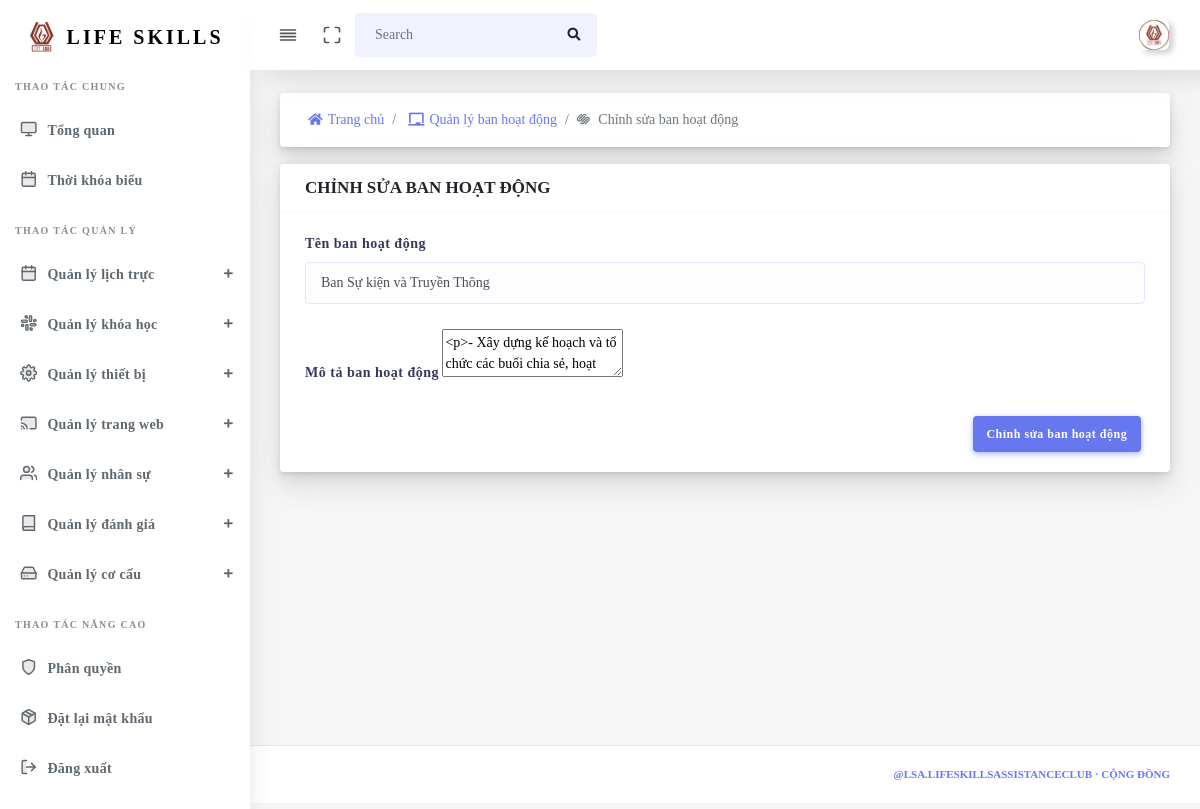
/Admin/updateTeam&id=3 (signed in), run on an earlier commit of the app's database.
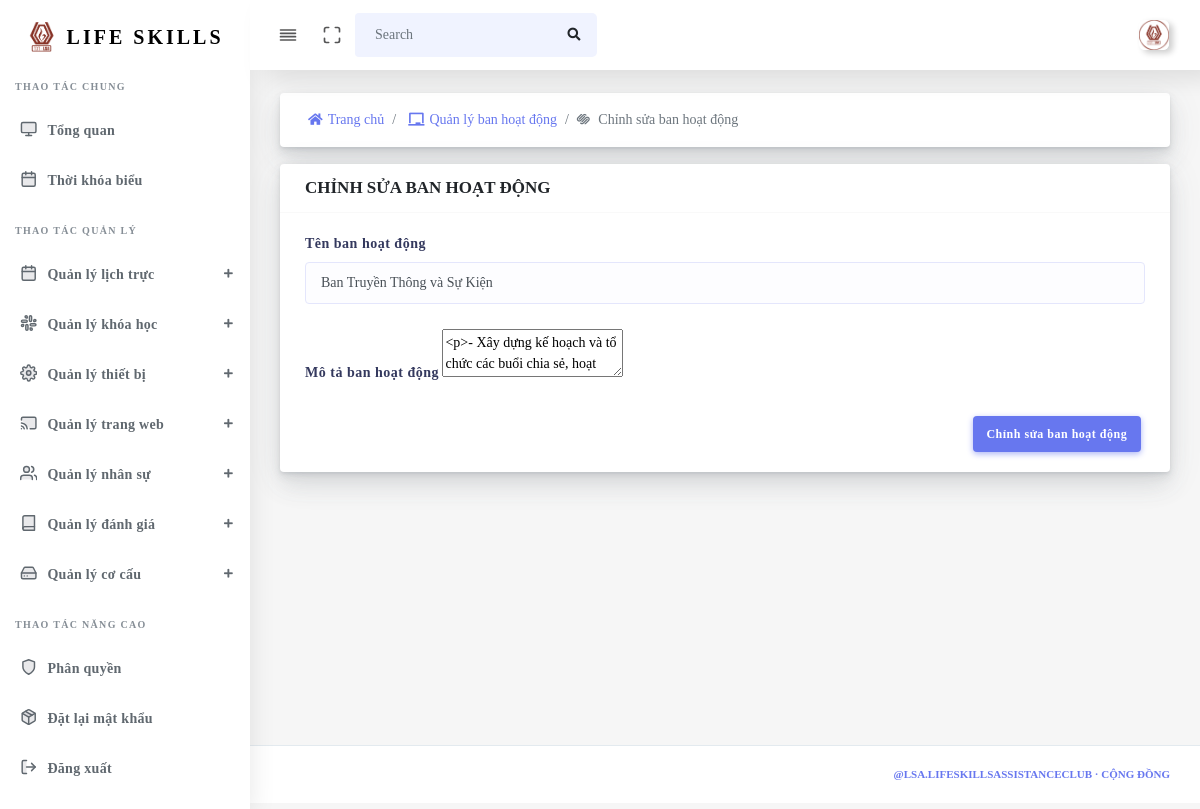
And on a later commit of the database.
### tables this page shows
CREATE TABLE `tbl_team` (
  `id_team` int(255) NOT NULL,
  `name` varchar(255) NOT NULL,
  `description` text NOT NULL
);

### source/views/admin/layout.php (called while the page is built)
<?php
$filepath = realpath(dirname(__FILE__));
require_once($filepath . '/partials/header.php');
require_once($filepath . '/partials/sidebar.php');
require_once($filepath . '/pages/' . $data['page'] . '.php');
require_once($filepath . '/partials/footer.php');
?>

### source/core/Controller.php (called while the page is built, shortened)
<?php
class Controller
{
    public function viewAdmin($view, $data = [])
    {
        require_once(realpath(dirname(__FILE__)) . '/../views/admin/' . $view . '.php');
    }
}
?>

### source/controllers/Admin.php (called while the page is built, shortened)
<?php
class Admin extends Controller
{
  private $Team;
  function __construct()
  {
    $this->Team             = $this->model("Team");
  }
  public function updateTeam()
  {
    $Notification     = [];
    $id_team          = $_GET['id'];
    $this->viewAdmin("layout", [
      "page"          => "organization/team/edit",
      "ListTeamId"    =>  $this->Team->getTeamId($id_team),
      "Notification"  =>  $Notification,
    ]);
  }
}

### source/core/App.php (called while the page is built, shortened)
<?php
class App
{
    protected $action       = "Index";
    function __construct()
    {
        $arr        = $this->UrlProcess();
        $filepath   = realpath(dirname(__FILE__));
        if (isset($arr[0])) {
            if (file_exists($filepath . '/../controllers/' . $arr[0] . '.php')) {
                if ($arr[0] == "Admin") {
                    $this->action = "Home";
                }
                unset($arr[0]);
            }
        }
        $this->controller = new $this->controller;
        if (isset($arr[1])) {
            if (method_exists($this->controller, $arr[1])) {
                $this->action = $arr[1];
            }
            unset($arr[1]);
        }
        $this->params = $arr ? array_values($arr) : [];
        call_user_func_array([$this->controller, $this->action], $this->params);
    }
    function UrlProcess()
    {
        if (isset($_GET["url"])) return explode("/", filter_var(trim($_GET["url"], "/")));
    }
}
?>

### index.php (called while the page is built, shortened)
<?php
$myApp = new App();
?>

### source/core/lib/database.php (called while the page is built, shortened)
<?php
class Database
{
  protected $host   = DB_HOST;
  protected $user   = DB_USER;
  protected $pass   = DB_PASS;
  protected $dbname = DB_NAME;
  public $link;
  private function connectDB()
  {
    $this->link = new mysqli(
      $this->host,
      $this->user,
      $this->pass,
      $this->dbname
    );
  }
  public function select($query)
  {
    $result = $this->link->query($query) or
      die($this->link->error . __LINE__);
    if ($result->num_rows > 0) {
      return $result;
    } else {
      return false;
    }
  }
}

### source/models/Team.php (called while the page is built, shortened)
<?php
class Team
{
  private $db;
  public function __construct()
  {
    $this->db = new Database();
  }
  public function getTeamId($id_team)
  {
    $query  = "SELECT * FROM tbl_team WHERE id_team = '$id_team'";
    $result = $this->db->select($query);
    return $result;
  }
}

### source/views/admin/pages/organization/team/edit.php (the view, shortened to what this page needs)
<div class="main-content">
  <section class="section mb-3">
    <div class="section-body">
      <div class="row">
        <div class="col-md-12">
          <div class="card mb-2">
            <div class="card-body p-2">
              <nav aria-label="breadcrumb m-0">
                <ol class="breadcrumb bg-white m-0">
                  <li class="breadcrumb-item"><a href="Admin/Home"><i class="fas fa-home"></i>Trang chủ</a></li>
                  <li class="breadcrumb-item"><a href="Admin/Team"><i class="fas fa-chalkboard"></i>Quản lý ban hoạt động</a></li>
                  <li class="breadcrumb-item active" aria-current="page"><i class="fab fa-squarespace"></i> Chỉnh sửa ban hoạt động</strong></li>
                </ol>
              </nav>
            </div>
          </div>
        </div>
      </div>
    </div>
  </section>
  <section class="section">
    <div class="section-body">
      <div class="row">
        <div class="col-md-12">
          <div class="card">
            <div class="card-header">
              <h4>CHỈNH SỬA BAN HOẠT ĐỘNG</h4>
            </div>
            <div class="card-body">
              <form action="" method="post">
                <?php $value = $data['ListTeamId']->fetch_assoc(); ?>
                <div class="form-group">
                  <label>Tên ban hoạt động</label>
                  <input type="text" name="name" class="form-control" value="<?php echo $value['name'] ?>" placeholder="Ban Hành chính">
                </div>
                <div class="form-group">
                  <label>Mô tả ban hoạt động</label>
                  <textarea name="description" id="description"><?php echo $value['description'] ?></textarea>
                </div>
                <div class="form-group text-right mb-0">
                  <button class="btn btn-primary mr-1" name="addTeam" type="submit">Chỉnh sửa ban hoạt động</button>
                </div>
              </form>
            </div>
          </div>
        </div>
      </div>
    </div>
  </section>
</div>

What changed in the data, as far as the page shows it:
changed tbl_team: name "Ban Sự kiện và Truyền Thông" → "Ban Truyền Thông và Sự Kiện"
